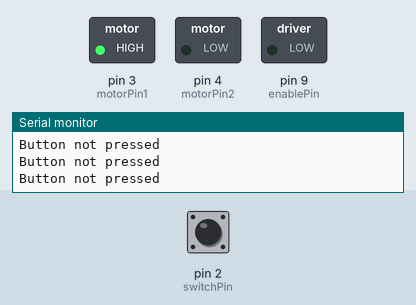
Bench run of a sketch on a simulated Arduino Uno, built with avr-gcc and run on an emulated ATmega328P. Shown: switched loads named in the sketch (green lamp = pin HIGH), the last lines printed to the serial monitor. Dashed ring = blinking. The inputs (shaded band) are chosen by the test bench; at power-on: pin 2 (switchPin) LOW.

Above: at 1.2 s.
1.3 s: pin 2 (switchPin) pulled HIGH for 0.15 s
At 1.39 s:
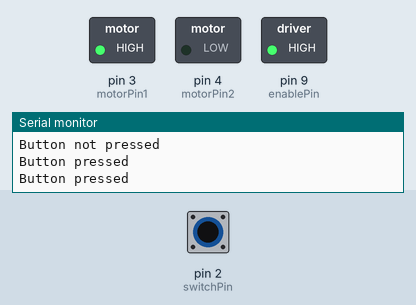
2.9 s: pin 2 (switchPin) pulled HIGH for 0.15 s
At 3.6 s:
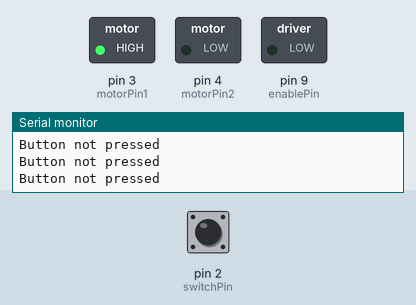
6.0 s: pin 2 (switchPin) pulsed HIGH 2 times (0.12 s each, 0.3 s apart)
At 6.09 s:
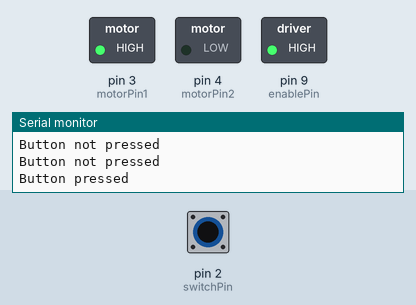
Timing chart, 0 to 9.0 s (numbered marks = the images above; inputs shaded):
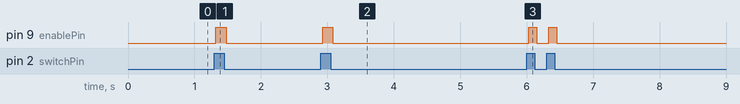

Measured:
- after the input at 1.3 s, pin 9 (enablePin): LOW → HIGH at once, → LOW 0.15 s later
- after the input at 2.9 s, pin 9 (enablePin): LOW → HIGH at once, → LOW 0.15 s later
- after the input at 6.0 s, pin 9 (enablePin): alternates HIGH for 0.12 s and LOW for 0.18 s, 4 changes in all, then stays LOW, starting at once

The sketch:

zoetrope.ino
```cpp
const int switchPin = 2;
const int motorPin1 = 3;
const int motorPin2 = 4;
const int enablePin = 9;

int  buttonState;

void  setup() {
 Serial.begin(9600);

 pinMode(switchPin, INPUT);

 pinMode(motorPin1, OUTPUT);
 pinMode(motorPin2, OUTPUT);
 pinMode(enablePin, OUTPUT);

 digitalWrite(enablePin, LOW);
 digitalWrite(motorPin1, HIGH);
 digitalWrite(motorPin2, LOW);
}

void  loop() {
 // read the state of the pushbutton value:
 buttonState = digitalRead(switchPin);

 // check if the pushbutton is pressed.
 // if it is, the buttonState is HIGH:
 if (buttonState == HIGH) {
   // turn motor on:
   Serial.println("Button pressed");
   digitalWrite(enablePin, HIGH);
 }
 else {
   // turn motor off:
   Serial.println("Button not pressed");
   digitalWrite(enablePin, LOW);
 }
}
```
